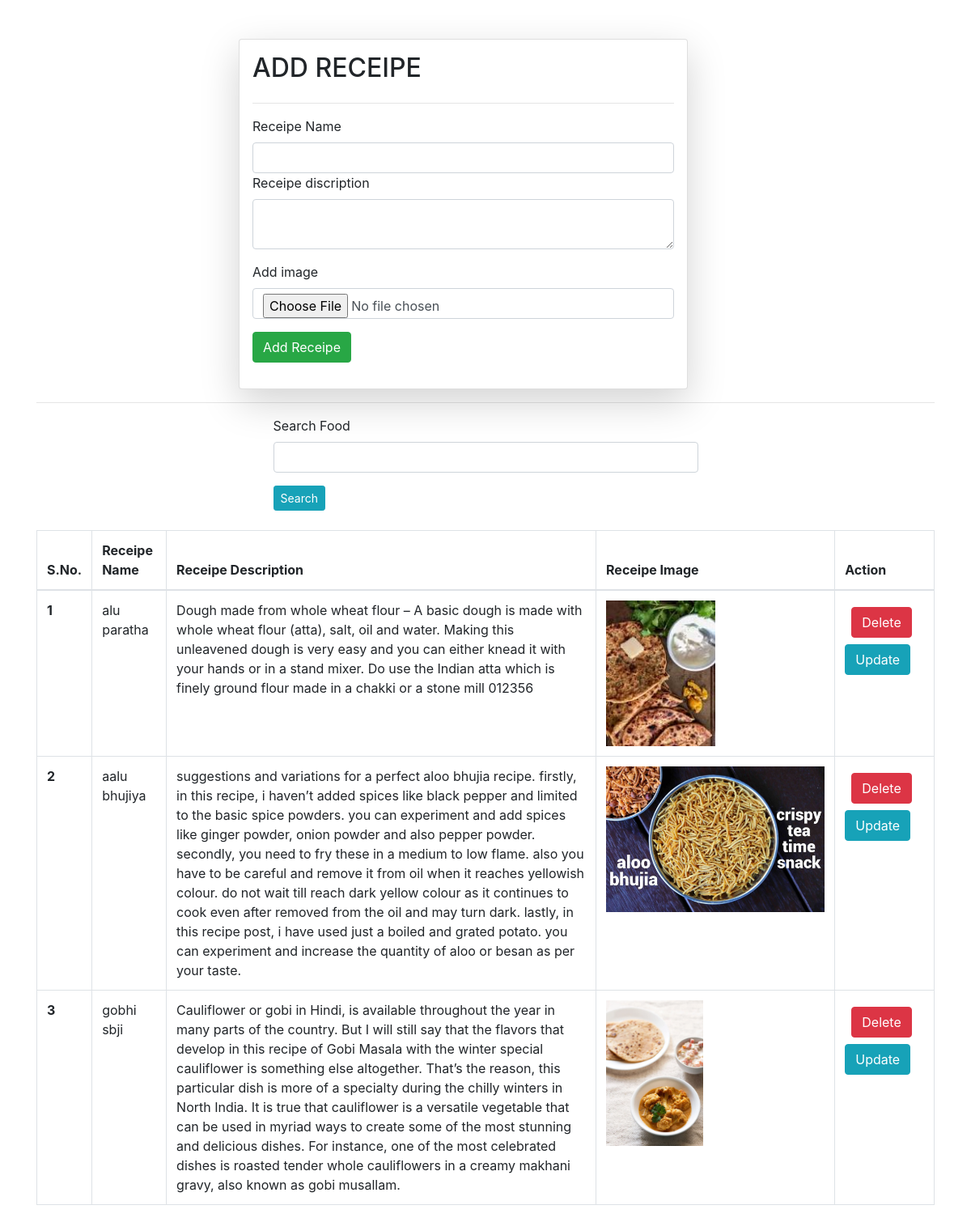
Page /receipis/ on the committed database.
### vege/models.py (models this page shows)
class Receipe(models.Model):
    user = models.ForeignKey(User,on_delete=models.SET_NULL, null=True, blank=True)
    Receipe_name = models.CharField(max_length=100)
    Receipe_dics= models.TextField()
    Receipe_image= models.ImageField(upload_to="receipe")
    Receipe_view_count = models.IntegerField(default=1)

### vege/views.py (the view, shortened to what this page needs)
# urls.py: path('receipis/', receipis, name='receipis'),
def receipis(request):
    queryset = Receipe.objects.all()
    if request.GET.get('search'):
        queryset = queryset.filter(Receipe_name__icontains = request.GET.get('search'))
    context = {'receipis': queryset}
    return render(request, 'Receipe_list.html',context)

### vege/templates/Receipe_list.html (shortened to what this page needs)
<!doctype html>
<html lang="en">
<head>
    <link rel="stylesheet" href="https://cdn.jsdelivr.net/npm/bootstrap@4.6.2/dist/css/bootstrap.min.css"
>
</head>
<body>
    <div class="container mt-5">
        <div class="b1">
            <form class="col-6 max-auto card p-3 shadow-lg" method="post">
                <h2>ADD RECEIPE</h2>
                <hr>
                <div class="mb-3">
                    <label for="add name" class="form-label">Receipe Name</label>
                    <input type="text" name="Receipe_name" required class="form-control">
                    <div class="mb-3">
                        <label for="adding Receipe" class="form-label">Receipe discription</label>
                        <textarea class="form-control" name="Receipe_dics" required></textarea>
                    </div>
                    <div class="mb-3">
                        <label for="adding Receipe" class="form-label">Add image</label>
                        <input type="file" name="Receipe_image" class="form-control">
                    </div>
                    <div>
                        <button type="submit" class="btn btn-success">Add Receipe</button>
                    </div>
            </form>
        </div>
    </div>
    <hr>
    <div class="pragya">
        <div class="max-auto col-6">
        <form class="">
            <div class="mb-3">
                <label for="searching" class="form-label">Search Food</label>
                <input type="search" name="search_food" class="form-control">
            </div>
            <button type="submit" class="btn btn-info btn-sm">Search</button>
        </form>
        </div>
    </div>
    <br>
    <div class="b2">
        <table class="table table-bordered">
            <thead>
                <tr>
                    <th scope="col">S.No.</th>
                    <th scope="col">Receipe Name</th>
                    <th scope="col">Receipe Description</th>
                    <th scope="col">Receipe Image</th>
                    <th scope="col">Action</th>
                </tr>
            </thead>
            <tbody>
                {%for Receipe in receipis %}
                <tr>
                    <th scope="row">{{forloop.counter}}</th>
                    <td>{{Receipe.Receipe_name}}</td>
                    <td>{{Receipe.Receipe_dics}}</td>
                    <td>
                        <img src="/media/{{Receipe.Receipe_image}}" style="height: 180px;">
                    </td>
                    <td>
                        <a href="/delete_receipis/{{Receipe.id}}" class="btn btn-danger m-2">Delete</a>
                        <a href="/update_receipis/{{Receipe.id}}" class="btn btn-info">Update</a>
                    </td>
                </tr>
                {% endfor %}
            </tbody>
        </table>
    </div>
</body>
</html>

### vege/templates/Receipe_list.html (style rules this page uses)
.b1 form { display: flex; margin-left: 250px; }
.pragya { display: flex; justify-content: center; }

### rows in the picture
Receipe: Receipe_name "alu paratha", Receipe_dics "Dough made from whole wheat flour – A basic dough is made with whole wheat flour (atta), salt, oil and water. Making this unleavened dough is very easy and you can either knead it with your hands or in a stand mixer. Do use the Indian atta which is finely ground flour made in a chakki or a stone mill 012356", Receipe_image (picture)
Receipe: Receipe_name "aalu bhujiya", Receipe_dics "suggestions and variations for a perfect aloo bhujia recipe. firstly, in this recipe, i haven’t added spices like black pepper and limited to the basic spice powders. you can experiment and add spices like ginger powder, onion powder and also pepper powder. secondly, you need to fry these in a medium to low flame. also you have to be careful and remove it from oil when it reaches yellowish colour. do not wait till reach dark yellow colour as it continues to cook even after removed from the oil and may turn dark. lastly, in this recipe post, i have used just a boiled and grated potato. you can experiment and increase the quantity of aloo or besan as per your taste.", Receipe_image (picture)
Receipe: Receipe_name "gobhi sbji", Receipe_dics "Cauliflower or gobi in Hindi, is available throughout the year in many parts of the country. But I will still say that the flavors that develop in this recipe of Gobi Masala with the winter special cauliflower is something else altogether. That’s the reason, this particular dish is more of a specialty during the chilly winters in North India. It is true that cauliflower is a versatile vegetable that can be used in myriad ways to create some of the most stunning and delicious dishes. For instance, one of the most celebrated dishes is roasted tender whole cauliflowers in a creamy makhani gravy, also known as gobi musallam.", Receipe_image (picture)
